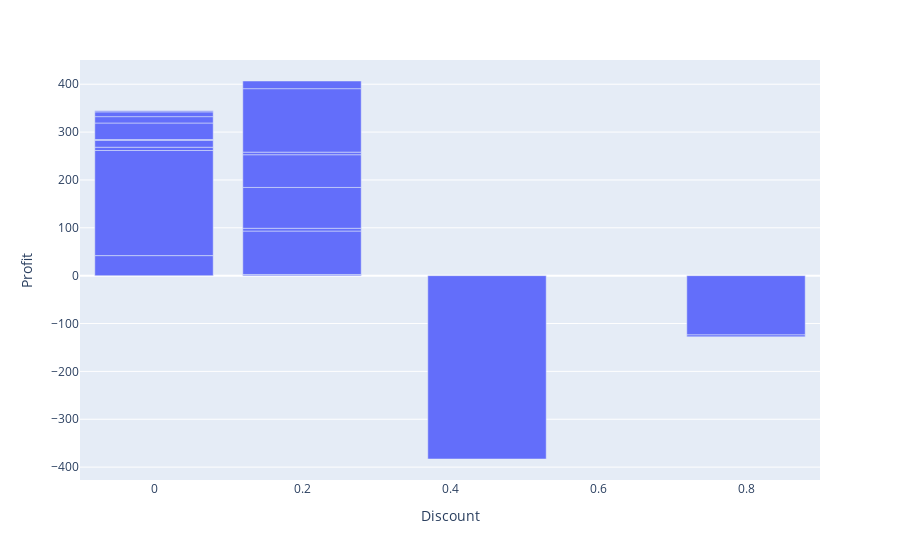

The notebook cell saved with this chart:
### Code cell
try:
    fig = px.bar(df1, x='Discount', y='Profit')
    fig.show()
    logger.info("Successfully created.")
except Exception as e:
    logger.error(f"Error while creating the bar chart: {e}")

### Figure 1 — Plotly figure (JSON) as saved in the notebook; plotly's stock layout.template omitted (floating-point values rounded to 4 significant figures)
{"data": [{"alignmentgroup": "True", "hovertemplate": "Discount=%{x}<br>Profit=%{y}<extra></extra>", "legendgroup": "", "marker": {"color": "#636efa", "pattern": {"shape": ""}}, "name": "", "offsetgroup": "", "orientation": "v", "showlegend": false, "textposition": "auto", "type": "bar", "x": [0, 0, 0, 0.45, 0.2, 0, 0, 0.2, 0.2, 0, 0.2, 0.2, 0.2, 0.2, 0.8, 0.8, 0, 0, 0, 0.2], "xaxis": "x", "y": [41.91, 219.6, 6.871, -383.0, 2.516, 14.17, 1.966, 90.72, 5.782, 34.47, 85.31, 68.36, 5.443, 132.6, -123.9, -3.816, 13.32, 9.99, 2.482, 16.01], "yaxis": "y"}], "layout": {"autosize": true, "barmode": "relative", "legend": {"tracegroupgap": 0}, "margin": {"t": 60}, "xaxis": {"anchor": "y", "autorange": true, "domain": [0, 1], "range": [-0.1, 0.9], "title": {"text": "Discount"}, "type": "linear"}, "yaxis": {"anchor": "x", "autorange": true, "domain": [0, 1], "range": [-426.9, 450.6], "title": {"text": "Profit"}, "type": "linear"}}}
